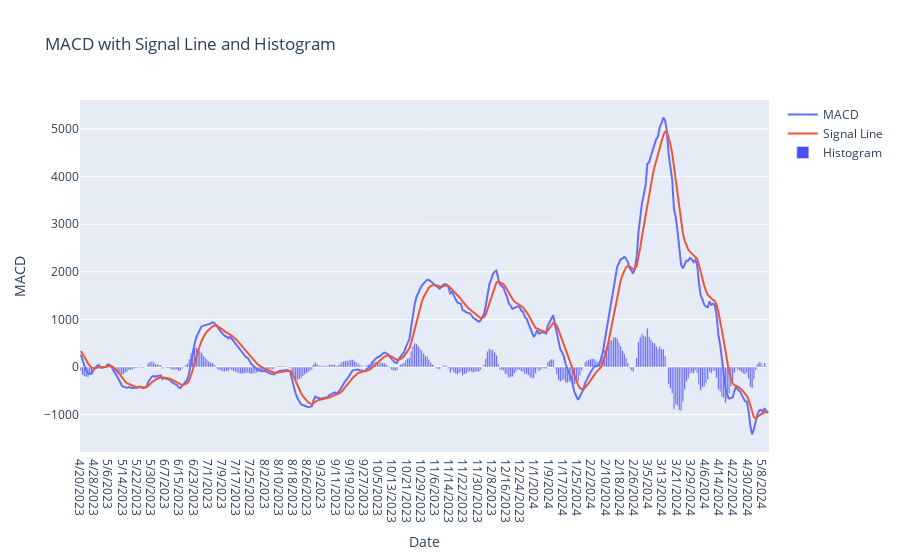

The notebook cell this image was saved under:
### Markdown cell above
На графіку цін та їх скользящих середніх, таких як проста скользяща середня (MA) та експоненційна скользяща середня (EMA_short та EMA_long), спостерігається загальна тенденція до зниження цін на Bitcoin на ринку. Ці показники є важливими інструментами для аналізу цінових рухів, оскільки дозволяють виявити загальний напрямок цін, відфільтрувати випадкові коливання та визначити стабільні тренди відповідно до певного періоду часу. Залежно від їхньої взаємодії можна зробити висновки щодо майбутніх рухів цін та прийняти відповідні торгівельні рішення. Проте варто зауважити, що криптовалюти можуть бути непередбачуваними та змінювати свою тенденцію раптово, тому точний прогноз майбутніх рухів не завжди можливий. Треба побудвати додткові індикатори.

### Code cell
macd = data["MACD"]
signal_line  = data["Signal_Line"]

# Побудова графіку
trace_macd = go.Scatter(x=data.index, y=macd, mode='lines', name='MACD')
trace_signal_line = go.Scatter(x=data.index, y=signal_line, mode='lines', name='Signal Line')

# Розрахунок гістограми сигналу
histogram = macd - signal_line
trace_histogram = go.Bar(x=data.index, y=histogram, name='Histogram', marker=dict(color='rgba(0, 0, 255, 0.7)'))

# Створення графіку
layout = go.Layout(title='MACD with Signal Line and Histogram', xaxis=dict(title='Date'), yaxis=dict(title='MACD'))

fig = go.Figure(data=[trace_macd, trace_signal_line, trace_histogram], layout=layout)

# Відображення графіку
fig.show()

### Figure 1 — Plotly figure (JSON) as saved in the notebook; plotly's stock layout.template omitted (floating-point values rounded to 4 significant figures; data arrays with more than 128 entries replaced by an {"elided": "..."} marker saying what was removed)
{"data": [{"mode": "lines", "name": "MACD", "type": "scatter", "x": {"elided": "388 str values"}, "y": {"elided": "388 float values"}}, {"mode": "lines", "name": "Signal Line", "type": "scatter", "x": {"elided": "388 str values"}, "y": {"elided": "388 float values"}}, {"marker": {"color": "rgba(0, 0, 255, 0.7)"}, "name": "Histogram", "type": "bar", "x": {"elided": "388 str values"}, "y": {"elided": "388 float values"}}], "layout": {"title": {"text": "MACD with Signal Line and Histogram"}, "xaxis": {"title": {"text": "Date"}}, "yaxis": {"title": {"text": "MACD"}}}}
